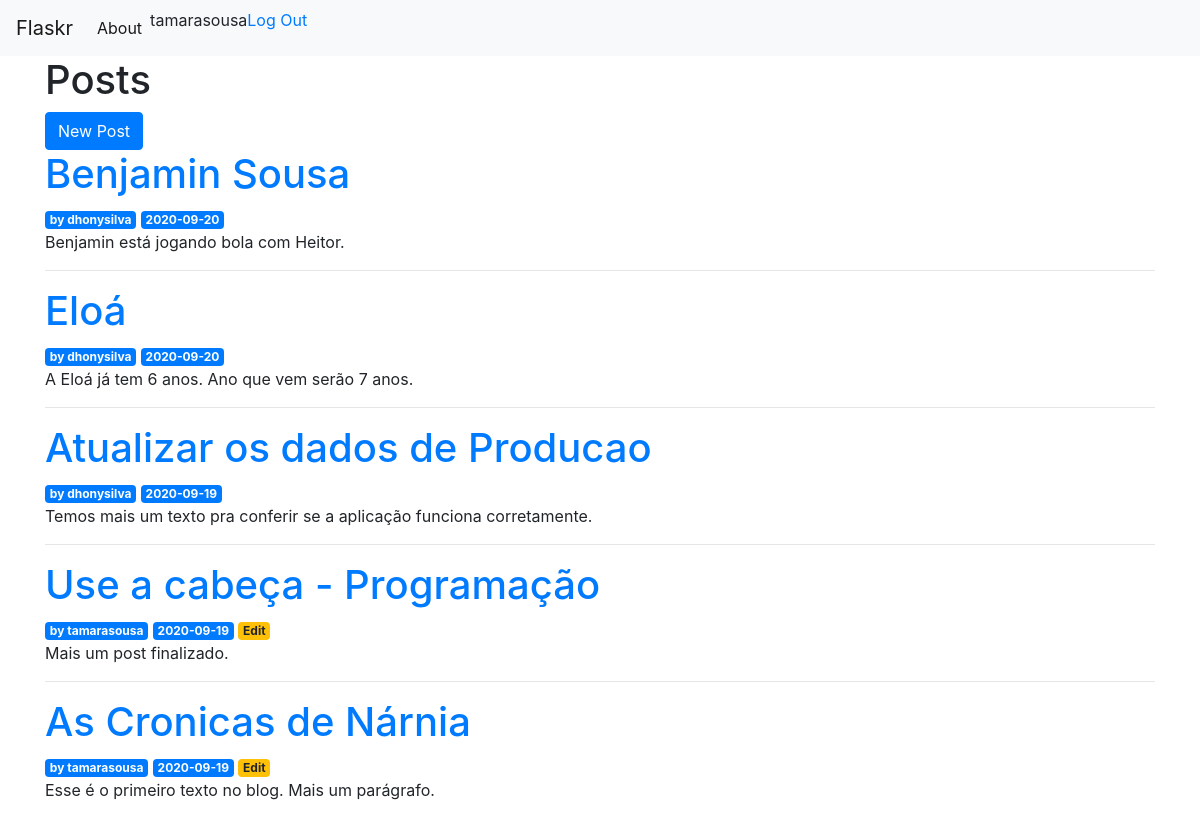
The app's page / (signed in) with its own data.
### tables this page shows
CREATE TABLE user (
  id INTEGER PRIMARY KEY AUTOINCREMENT,
  username TEXT UNIQUE NOT NULL,
  password TEXT NOT NULL
);

CREATE TABLE post (
  id INTEGER PRIMARY KEY AUTOINCREMENT,
  author_id INTEGER NOT NULL,
  created TIMESTAMP NOT NULL DEFAULT CURRENT_TIMESTAMP,
  title TEXT NOT NULL,
  body TEXT NOT NULL,
  FOREIGN KEY (author_id) REFERENCES user (id)
);

### flaskr/blog.py (the view)
@bp.route('/')
def index():
    db = get_db()
    posts = db.execute(
        'SELECT p.id, title, body, created, author_id, username'
        ' FROM post p JOIN user u ON p.author_id = u.id'
        ' ORDER BY created DESC'
    ).fetchall()
    return render_template('blog/index.html', posts=posts)

### flaskr/auth.py (called while the page is built)
@bp.before_app_request
def load_logged_in_user():
    user_id = session.get('user_id')
    if user_id is None:
        g.user = None
    else:
        g.user = get_db().execute(
            'SELECT * FROM user WHERE id = ?', (user_id,)
        ).fetchone()

### flaskr/db.py (called while the page is built)
def get_db():
    if 'db' not in g:
        g.db = sqlite3.connect(
            current_app.config['DATABASE'],
            detect_types=sqlite3.PARSE_DECLTYPES
        )
        g.db.row_factory = sqlite3.Row
    return g.db

### flaskr/templates/blog/index.html
{% extends 'base.html' %}
{% block header %}
  <div class="page-header">
    <h1>{% block title %}Posts{% endblock %}</h1>
  </div>
  {% if g.user %}
    <a class="action btn btn-primary" href="{{ url_for('blog.create') }}">New Post</a>
  {% endif %}
{% endblock %}
{% block content %}
  {% for post in posts %}
    <article class="post">
      <header>
        <div>
          <a href="{{ url_for('blog.post', id=post['id']) }}">
            <h1>{{ post['title'] }}</h1>
          </a>
        </div>
        <span class="badge badge-primary">by {{ post['username'] }}</span>
        <span class="badge badge-primary">{{ post['created'].strftime('%Y-%m-%d') }}</span>
        {% if g.user['id'] == post['author_id'] %}
          <a class="action" href="{{ url_for('blog.update', id=post['id']) }}">
            <span class="badge badge-warning">Edit</span>
          </a>
        {% endif %}
      </header>
      <p class="body">{{ post['body'] }}</p>
    </article>
    {% if not loop.last %}
      <hr>
    {% endif %}
  {% endfor %}
{% endblock %}

### flaskr/templates/base.html (shortened to what this page needs)
<!doctype html>
<html lang="en">
  <head>
    <link rel="stylesheet" href="https://stackpath.bootstrapcdn.com/bootstrap/4.3.1/css/bootstrap.min.css">
  </head>
  <body>
    <nav class="navbar navbar-expand-md navbar-light bg-light">
        <a class="navbar-brand" href="{{ url_for('auth.login')}}">Flaskr</a>
        <div class="collapse navbar-collapse" id="navbarNav">
            <ul class="navbar-nav">
            <li class="nav-item active">
                <a class="nav-link" href="#">About</a>
            </li>
                {% if g.user %}
                  <li><span>{{ g.user['username'] }}</span>
                  <li><a href="{{ url_for('auth.logout') }}">Log Out</a>
                {% else %}
                  <li><a href="{{ url_for('auth.register') }}">Register</a>
                  <li><a href="{{ url_for('auth.login') }}">Log In</a>
                {% endif %}
            </ul>
        </div>
    </nav>
    <div class="container">
        <header>
          {% block header %}{% endblock %}
        </header>
        {% block content %}{% endblock %}
      </div>
  </body>
</html>

### records on screen
user: user.username "tamarasousa"
post: title "Benjamin Sousa", username "dhonysilva", created "2020-09-20", body "Benjamin está jogando bola com Heitor."
post: title "Eloá", username "dhonysilva", created "2020-09-20", body "A Eloá já tem 6 anos. Ano que vem serão 7 anos."
post: title "Atualizar os dados de Producao", username "dhonysilva", created "2020-09-19", body "Temos mais um texto pra conferir se a aplicação funciona corretamente."
post: title "Use a cabeça - Programação", username "tamarasousa", created "2020-09-19", body "Mais um post finalizado."
post: title "As Cronicas de Nárnia", username "tamarasousa", created "2020-09-19", body "Esse é o primeiro texto no blog. Mais um parágrafo."
